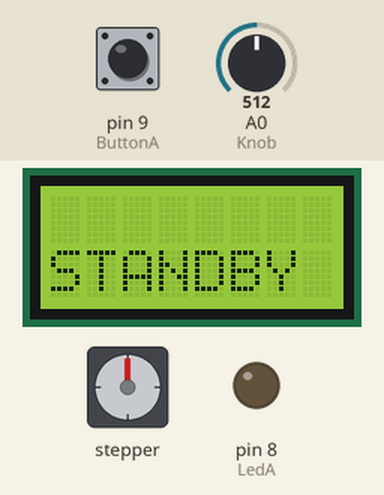
Bench run of a sketch on a simulated Arduino Mega 2560, built with avr-gcc and run on an emulated ATmega2560. Parts: 8×2 character LCD, stepper motor, output pins drawn as LEDs (lit = HIGH). Inputs (shaded band) come from the test bench; at power-on: pin 9 (ButtonA) LOW, A0 (Knob) = 512. Stepper angles assume 350 steps per turn; what the sketch prints to the serial monitor is not drawn.

Above: at 3.4 s.
3.5 s: pin 9 (ButtonA) pulled HIGH for 0.15 s
At 3.65 s:
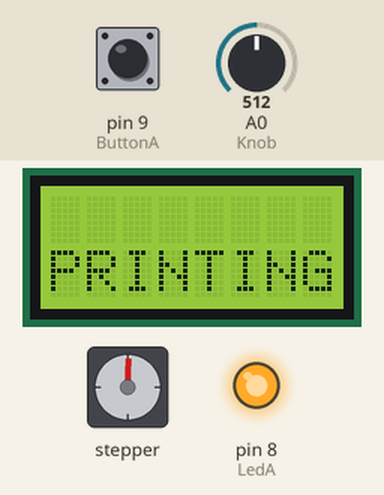
4.2 s: pin 9 (ButtonA) pulled HIGH for 1 s
At 4.8 s:
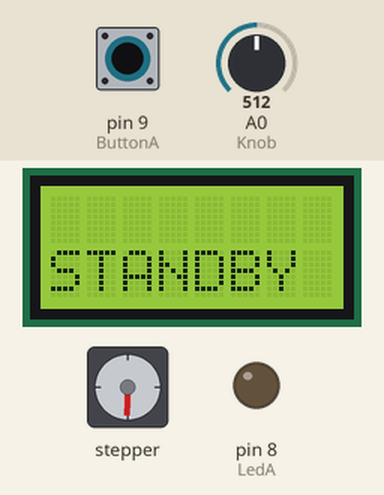
6.7 s: pin 9 (ButtonA) pulled HIGH for 0.15 s
At 6.85 s:
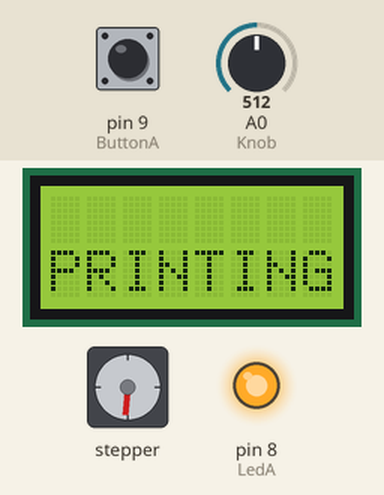
7.4 s: A0 (Knob) set to 716
10.3 s: pin 9 (ButtonA) pulled HIGH for 3.2 s
At 11.6 s:
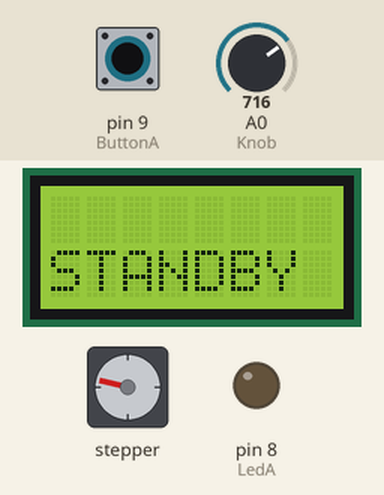
15.0 s: pin 9 (ButtonA) pulled HIGH for 0.15 s
At 15.17 s:
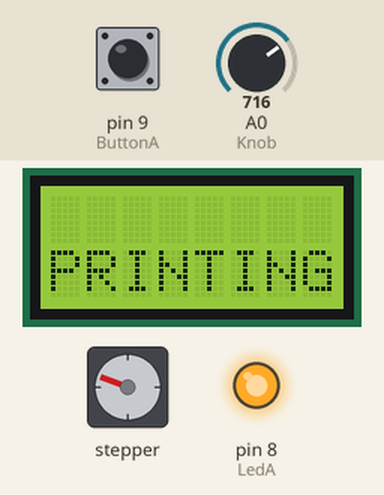
Timing chart, 0 to 18.9 s (numbered marks = the images above; inputs shaded):
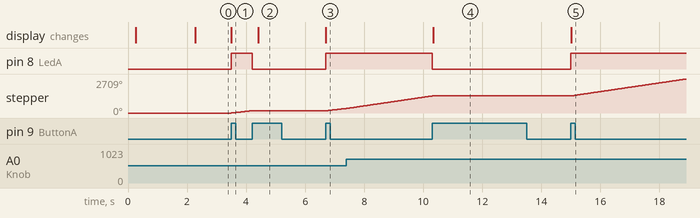

The sketch:

02_Frankenstein_Knob_Button_control.ino
```cpp
/// Controlled flow extruder ///
/// Speed is regulated by potentiometer (knob) ///
/// The extrusion starts only when the first button is pressed, which starts the motor rotation ///
/// Avoid Serial.Print type commands in the void loop to take full advantage of the motor speed ///

const int StepsPerRev = 350;
const int Knob = A0;
const int ButtonA = 9;
const int LedA = 8;

int ButtonAState = LOW;
bool programOn = false;

#include <Stepper.h>
#include <LiquidCrystal.h>

LiquidCrystal lcd(23, 22, 25, 24, 27, 26);
Stepper stepper_NEMA17(StepsPerRev, 50, 51, 52, 53);

void setup() {
  pinMode(ButtonA, INPUT);
  pinMode(LedA, OUTPUT);
  Serial.begin(9600);
  Serial.println("Controlled flow extruder");
  Serial.println("Speed is regulated by potentiometer (knob)");
  Serial.println("The extrusion starts only when the first button is pressed, which starts the motor rotation");
  Serial.println("Avoid Serial.Print type commands in the void loop to take full advantage of the motor speed");
  lcd.begin(8, 2);
  lcd.print("E.A.D.C. BUTTON");
  lcd.setCursor(0, 1);
  lcd.print("+KNOB");
  delay(2000);
  lcd.clear();
  lcd.setCursor(10, 0);
  lcd.print(StepsPerRev);
  lcd.print("REV");
  lcd.setCursor(0, 1);
  lcd.print("STANDBY");
  lcd.print("  SPD:");
}

void loop() {
  int sensorReading = analogRead(Knob);
  int motorSpeed = map(sensorReading, 0, 1023, 0, 99);

  lcd.setCursor(14, 1);
  lcd.print(" ");
  lcd.setCursor(13, 1);
  lcd.print(motorSpeed);
  lcd.setCursor(15, 1);
  lcd.print("%");

  int ButtonAReading = digitalRead(ButtonA);
  if (ButtonAReading != ButtonAState) {
    ButtonAState = ButtonAReading;
    if (ButtonAState == HIGH) {
      programOn = !programOn;
      if (programOn) {
        digitalWrite(LedA, HIGH);
        lcd.setCursor(10, 0);
        lcd.print(StepsPerRev);
        lcd.print("REV");
        lcd.setCursor(0, 1);
        lcd.print("PRINTING  SPD:");
      } else {
        lcd.clear();
        digitalWrite(LedA, LOW);
        lcd.setCursor(10, 0);
        lcd.print(StepsPerRev);
        lcd.print("REV");
        lcd.setCursor(0, 1);
        lcd.print("STANDBY  SPD:");
      }
    }
  }

  if (programOn) {
    if (motorSpeed > 0) {
      stepper_NEMA17.setSpeed(motorSpeed);
      stepper_NEMA17.step(StepsPerRev / 100);
    }
  }
}
```

Measured:
- after the input at 3.5 s, pin 8 (LedA): LOW → HIGH at once; stepper: turns 182° clockwise in 0.69 s, starting at once; the display: changes at once (image 1)
- after the input at 4.2 s, pin 8 (LedA): HIGH → LOW at once; stepper: stops changing and stays 182°; the display: changes after 0.22 s (image 2)
- after the input at 6.7 s, pin 8 (LedA): LOW → HIGH at once; stepper: turns 182° clockwise in 0.69 s, starting at once; the display: changes at once (image 3)
- after the input at 10.3 s, pin 8 (LedA): HIGH → LOW at once; stepper: stops changing and stays 1363°; the display: changes after 0.05 s (image 4)
- after the input at 15.0 s, pin 8 (LedA): LOW → HIGH at once; stepper: keeps turning clockwise at about 346°/s, starting at once; the display: changes at once (image 5)
